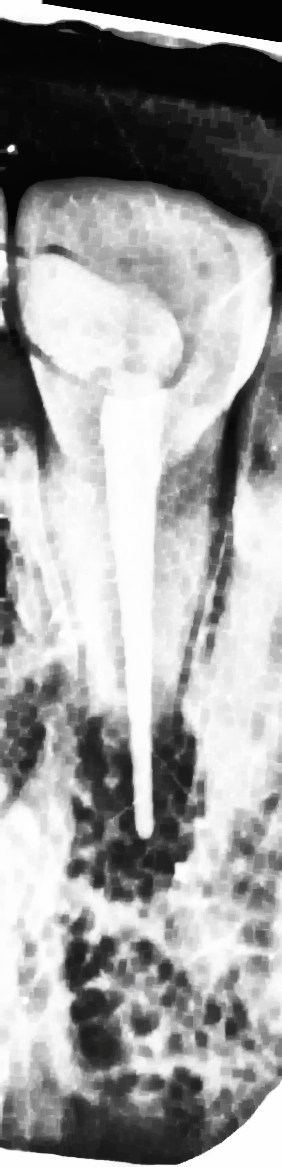
#> input picture data/abscess/raw/BlackRemove/L11_clahe_sigmoid.png, 282 x 1167 px; its folder holds only this picture in this run
$ python tooth_orientation.py
#> lines starting #> are read from the running program, lines starting #| are printed output that depends on the picture; after the words box and inside, x2 and y2 are one past the last pixel; in counts of white or black regions, pixels touching at a corner belong together
import os
import cv2
import numpy as np
import math

def get_tooth_midpoints_and_axis(image, middle_region_ratio=0.5):
    """
    Find the row-wise midpoints of a tooth in a BlackRemove image (alpha channel or non-black pixels)
    and fit a robust straight line to estimate its longitudinal axis.

    Parameters:
    - image: BGR or BGRA numpy array
    - middle_region_ratio: What fraction of the middle height to use for line fitting (default 0.5 means middle 50%)

    Returns:
    - midpoints: list of (x, y) tuples
    - line_params: (vx, vy, x0, y0) from cv2.fitLine
    - angle_degrees: Angle of the axis from vertical
    """
    # Check if image has alpha channel
    if len(image.shape) == 3 and image.shape[2] == 4:
        mask = image[:, :, 3]
    else:
        # Fallback for RGB/BGR images: threshold the non-black regions
        gray = cv2.cvtColor(image, cv2.COLOR_BGR2GRAY)
        _, mask = cv2.threshold(gray, 10, 255, cv2.THRESH_BINARY)

    h, w = mask.shape
    midpoints = []

    # 1. Calculate row-wise midpoints (root boundary pairs)
    for y in range(h):
        row = mask[y, :]
        non_zero_indices = np.where(row > 0)[0]
        if len(non_zero_indices) > 0:
            left_bound = non_zero_indices[0]
            right_bound = non_zero_indices[-1]
            midpoint = (left_bound + right_bound) / 2.0
            midpoints.append((int(midpoint), y))

    if not midpoints:
        return None, None, None

    pts = np.array(midpoints, dtype=np.int32)

    # 2. Filter points to only include the middle region (middle-root region)
    # This ignores the crown (top) and apex (bottom) which can skew the axis
    if middle_region_ratio < 1.0:
        y_min = int(h * (1 - middle_region_ratio) / 2)
        y_max = int(h * (1 + middle_region_ratio) / 2)
        middle_pts = [p for p in pts if y_min <= p[1] <= y_max]
        if len(middle_pts) > 10: # Ensure we have enough points
            pts_for_fitting = np.array(middle_pts, dtype=np.int32)
        else:
            pts_for_fitting = pts
    else:
        pts_for_fitting = pts

    # 3. Fit a robust straight line (using Huber loss)
    # cv2.DIST_HUBER is robust to outliers, behaving like L2 near zero and L1 far away.
    line = cv2.fitLine(pts_for_fitting, cv2.DIST_HUBER, 0, 0.01, 0.01)
    vx, vy, x0, y0 = line[0][0], line[1][0], line[2][0], line[3][0]

    # Calculate angle in degrees from vertical (0 is straight up/down)
    angle_rad = math.atan2(vx, vy)
    angle_deg = math.degrees(angle_rad)

    # Normalize angle to be between -90 and 90 (relative to vertical)
    if angle_deg > 90:
        angle_deg -= 180
    elif angle_deg < -90:
        angle_deg += 180

    return midpoints, (vx, vy, x0, y0), angle_deg

def draw_axis(image, midpoints, line_params):
    """Draw the midpoints and the fitted longitudinal axis on the image."""
    out_img = image.copy()
    if len(out_img.shape) == 3 and out_img.shape[2] == 4:
        out_img = cv2.cvtColor(out_img, cv2.COLOR_BGRA2BGR)

    h, w = out_img.shape[:2]

    # Draw midpoints
    for x, y in midpoints:
        cv2.circle(out_img, (x, y), 1, (0, 0, 255), -1)

    # Draw line
    if line_params is not None:
        vx, vy, x0, y0 = line_params
        # Avoid division by zero
        if abs(vy) > 1e-6:
            y1 = 0
            x1 = int(x0 + vx*(y1 - y0)/vy)
            y2 = h - 1
            x2 = int(x0 + vx*(y2 - y0)/vy)
        else:
            x1 = int(x0)
            y1 = 0
            x2 = int(x0)
            y2 = h - 1

        cv2.line(out_img, (x1, y1), (x2, y2), (0, 255, 0), 2)

    return out_img

def main():
    # Setup paths relative to the script location
    script_dir = os.path.dirname(os.path.abspath(__file__))
    project_root = os.path.abspath(os.path.join(script_dir, "..", "..", ".."))

    in_dir = os.path.join(project_root, "data", "abscess", "raw", "BlackRemove")
    out_dir = os.path.join(project_root, "data", "abscess", "raw", "ToothAxis")

    if not os.path.exists(out_dir):
        os.makedirs(out_dir)

    if not os.path.exists(in_dir):
        print(f"Input directory does not exist: {in_dir}")
        return

    print("=" * 60)
    print("ESTIMATING TOOTH AXIS FROM BlackRemove IMAGES")
    print("=" * 60)

    success = 0
    for filename in os.listdir(in_dir):
        if filename.lower().endswith(('.png', '.jpg', '.jpeg')):
            img_path = os.path.join(in_dir, filename)

            # Read image with alpha channel
            img = cv2.imread(img_path, cv2.IMREAD_UNCHANGED)
#> img is the input picture: shape (1167, 282, 4); mean B, G, R, A 154.7, 154.7, 154.7, 212.5
            if img is None:
                print(f"Could not read {filename}")
                continue

            midpoints, line_params, angle = get_tooth_midpoints_and_axis(img, middle_region_ratio=0.6)
#> in get_tooth_midpoints_and_axis, `mask = image[:, :, 3]`:
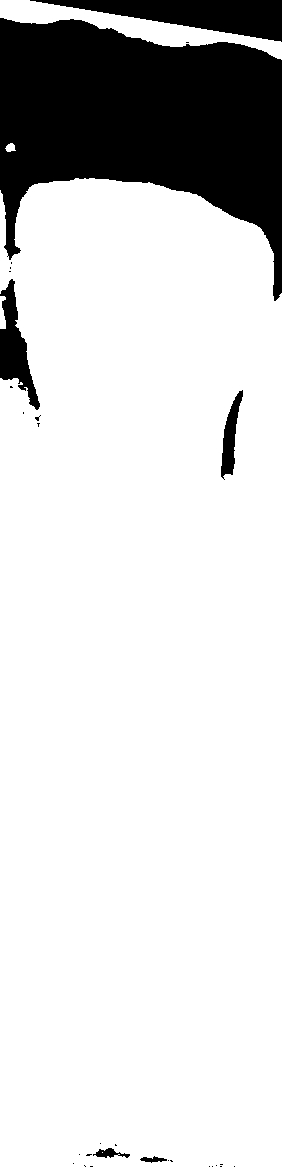
#> mask: shape (1167, 282); 83.3% white; 29 black regions (23 under 20 px), largest, box (x1, y1, x2, y2) and area: (0, 18, 282, 301) 46144, (30, 0, 282, 42) 5329, (0, 279, 40, 410) 2194, (221, 390, 243, 480) 883, (93, 1148, 130, 1158) 182, (140, 1156, 167, 1163) 101
#> the loop in get_tooth_midpoints_and_axis, `for y in range(h):` made 1167 passes
#> (non_zero_indices, left_bound, right_bound, midpoint) on passes 56 to 60: ([271, 272, 273, 274, 275, 276, 277, 278, 279, 280, 281], 271, 281, 276), ([273, 274, 275, 276, 277, 278, 279, 280, 281], 273, 281, 277), ([275, 276, 277, 278, 279, 280, 281], 275, 281, 278), ([277, 278, 279, 280, 281], 277, 281, 279), ([281], 281, 281, 281)
#> after the loop in get_tooth_midpoints_and_axis, `for y in range(h):`: midpoints = 1058 pairs, first value 8 to 281, second value 0 to 1166
#> in get_tooth_midpoints_and_axis, `pts = np.array(midpoints, dtype=np.int32)`: pts has the same summary as midpoints
#> in get_tooth_midpoints_and_axis, `middle_pts = [p for p in pts if y_min <= p[1] <= y_max]`: middle_pts = 701 pairs, first value 131 to 156, second value 233 to 933
#> in get_tooth_midpoints_and_axis, `pts_for_fitting = np.array(middle_pts, dtype=np.int32)`: pts_for_fitting has the same summary as middle_pts
#> in get_tooth_midpoints_and_axis, `line = cv2.fitLine(pts_for_fitting, cv2.DIST_HUBER, 0, 0.01, 0.01)`: line = [-4.37e-08, 1, 140, 639.7]
#> in get_tooth_midpoints_and_axis, `vx, vy, x0, y0 = line[0][0], line[1][0], line[2][0], line[3][0]`: vx = -4.37e-08; vy = 1; x0 = 140; y0 = 639.7
#> in get_tooth_midpoints_and_axis, `angle_rad = math.atan2(vx, vy)`: angle_rad = -4.37e-08
#> in get_tooth_midpoints_and_axis, `angle_deg = math.degrees(angle_rad)`: angle_deg = -2.5e-06
#> line_params = (-4.37e-08, 1, 140, 639.7); angle = -2.5e-06

            if midpoints and line_params:
                out_img = draw_axis(img, midpoints, line_params)
#> the loop in draw_axis, `for x, y in midpoints:` made 1058 passes
#> x on passes 1 to 3: 14, 17, 20
#> after the loop in draw_axis, `for x, y in midpoints:`:
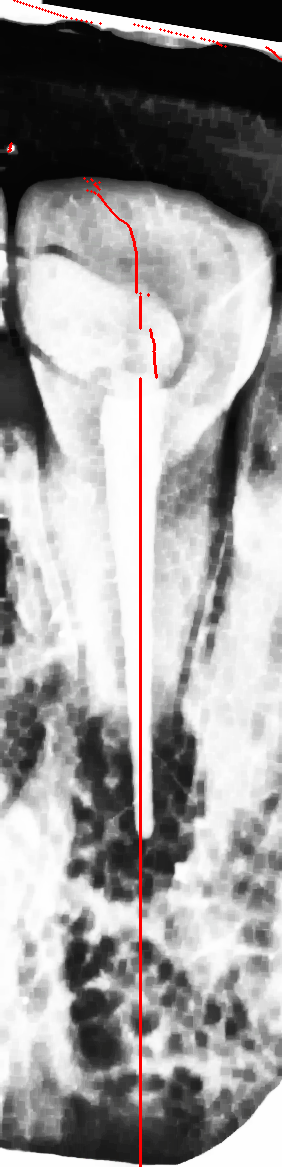
#> out_img: shape (1167, 282, 3); mean B, G, R 152.7, 152.7, 155.2
#> in draw_axis, `vx, vy, x0, y0 = line_params`: vx = -4.37e-08; vy = 1; x0 = 140; y0 = 639.7
#> in draw_axis, `x1 = int(x0 + vx*(y1 - y0)/vy)`: x1 = 140
#> in draw_axis, `x2 = int(x0 + vx*(y2 - y0)/vy)`: x2 = 139

                # Add angle text
                cv2.putText(out_img, f"Axis Angle: {angle:.2f} deg", (10, 30),
                            cv2.FONT_HERSHEY_SIMPLEX, 0.7, (0, 255, 255), 2)
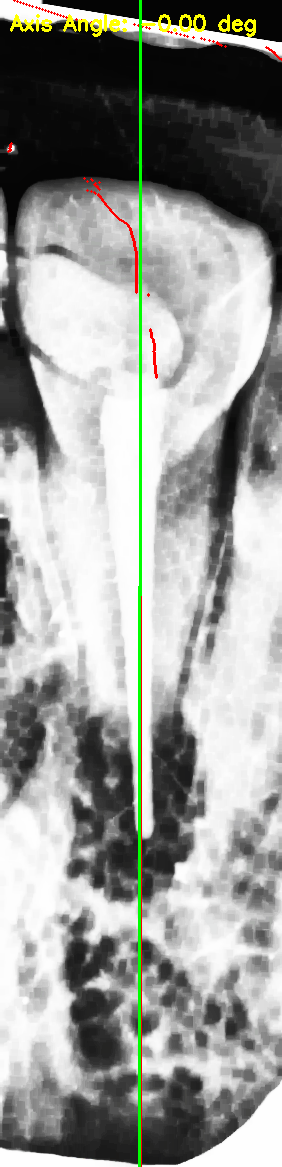
#> out_img: shape (1167, 282, 3); mean B, G, R 151.6, 155.6, 153.9

                out_path = os.path.join(out_dir, f"axis_{filename}")
                cv2.imwrite(out_path, out_img)
                print(f"[OK] Processed {filename} | Angle: {angle:.2f} deg")
#| [OK] Processed L11_clahe_sigmoid.png | Angle: -0.00 deg
                success += 1
            else:
                print(f"[FAIL] Failed to find axis for {filename}")

    print(f"\nCompleted: {success} images processed.")

if __name__ == "__main__":
    main()

$ run again, on data/abscess/raw/BlackRemove/L1_clahe_sigmoid.png
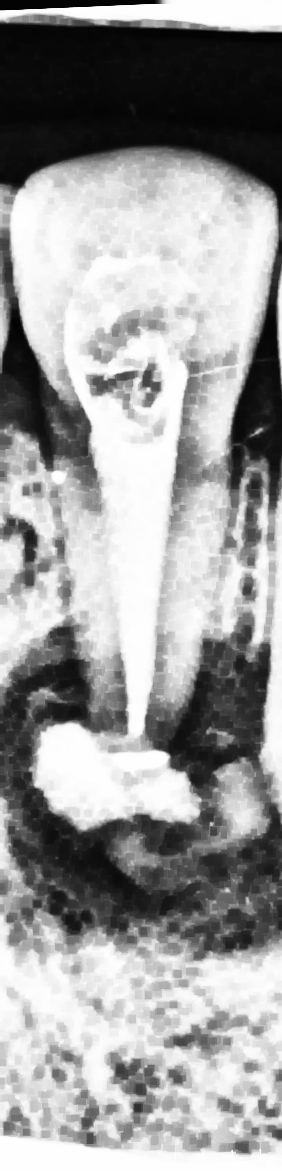
#> input picture data/abscess/raw/BlackRemove/L1_clahe_sigmoid.png, 282 x 1171 px
#> in main, img is the input picture: shape (1171, 282, 4); mean B, G, R, A 155.6, 155.6, 155.6, 219.3
#> in get_tooth_midpoints_and_axis, `mask = image[:, :, 3]`:
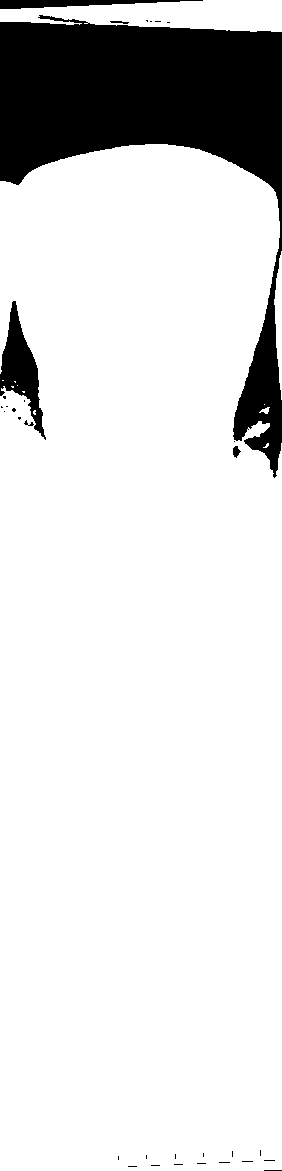
#> mask: shape (1171, 282); 86% white; 32 black regions (26 under 20 px), largest, box (x1, y1, x2, y2) and area: (0, 15, 282, 478) 42433, (0, 301, 46, 440) 2503, (0, 0, 203, 9) 1008, (233, 446, 241, 458) 60, (110, 21, 129, 24) 35, (24, 420, 34, 426) 25
#> the loop in get_tooth_midpoints_and_axis, `for y in range(h):` made 1171 passes
#> (left_bound, right_bound, midpoint) on passes 1 to 8: (203, 281, 242), (180, 281, 230.5), (157, 281, 219), (135, 281, 208), (112, 281, 196.5), (89, 281, 185), (67, 281, 174), (44, 281, 162.5)
#> after the loop in get_tooth_midpoints_and_axis, `for y in range(h):`: midpoints = 1059 pairs, first value 116 to 265, second value 0 to 1170
#> pts has the same summary as midpoints
#> middle_pts = 703 pairs, first value 116 to 160, second value 234 to 936
#> pts_for_fitting has the same summary as middle_pts
#> line = [-4.37e-08, 1, 140, 596.3]
#> in get_tooth_midpoints_and_axis, `vx, vy, x0, y0 = line[0][0], line[1][0], line[2][0], line[3][0]`: vx = -4.37e-08; vy = 1; x0 = 140; y0 = 596.3
#> angle_rad = -4.37e-08
#> angle_deg = -2.5e-06
#> in main, `midpoints, line_params, angle = get_tooth_midpoints_and_axis(img, midd..`: line_params = (-4.37e-08, 1, 140, 596.3); angle = -2.5e-06
#> the loop in draw_axis, `for x, y in midpoints:` made 1059 passes
#> (x, y) on passes 1 to 3: (242, 0), (230, 1), (219, 2)
#> in draw_axis, `vx, vy, x0, y0 = line_params`: vx = -4.37e-08; vy = 1; x0 = 140; y0 = 596.3
#> x1 = 140
#> x2 = 139
#> in main, `cv2.putText(out_img, f"Axis Angle: {angle:.2f} deg", (10, 30), cv2.FON..`:
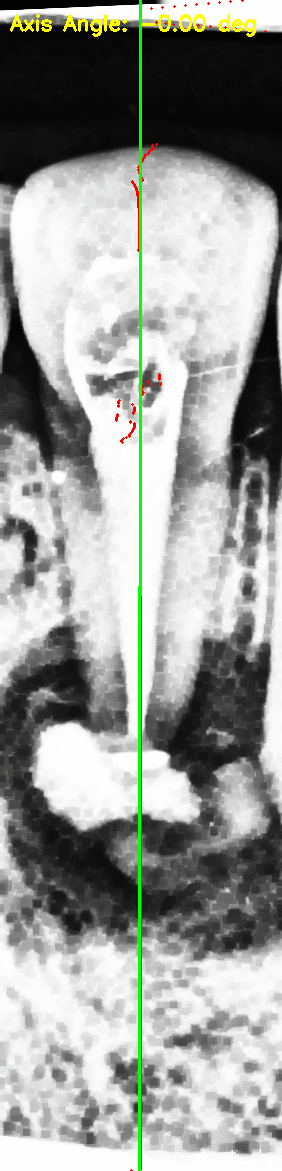
#> out_img: shape (1171, 282, 3); mean B, G, R 152.4, 156.4, 154.4
#| [OK] Processed L1_clahe_sigmoid.png | Angle: -0.00 deg

$ run again, on data/abscess/raw/BlackRemove/L22_clahe_sigmoid.png
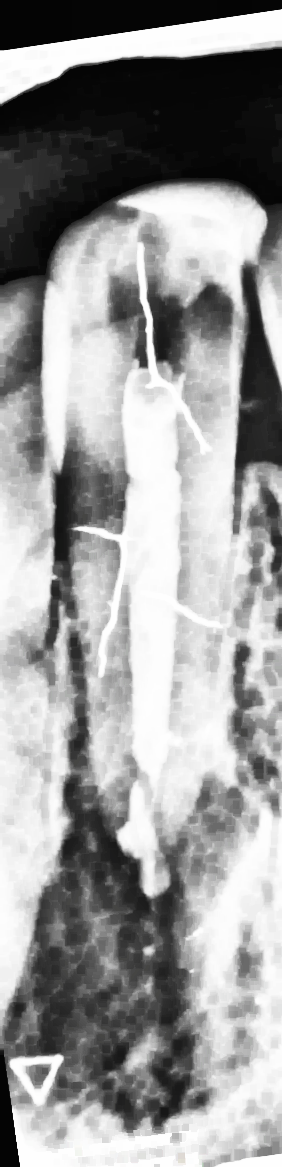
#> input picture data/abscess/raw/BlackRemove/L22_clahe_sigmoid.png, 282 x 1167 px
#> in main, img is the input picture: shape (1167, 282, 4); mean B, G, R, A 152.3, 152.3, 152.3, 211.7
#> in get_tooth_midpoints_and_axis, `mask = image[:, :, 3]`:
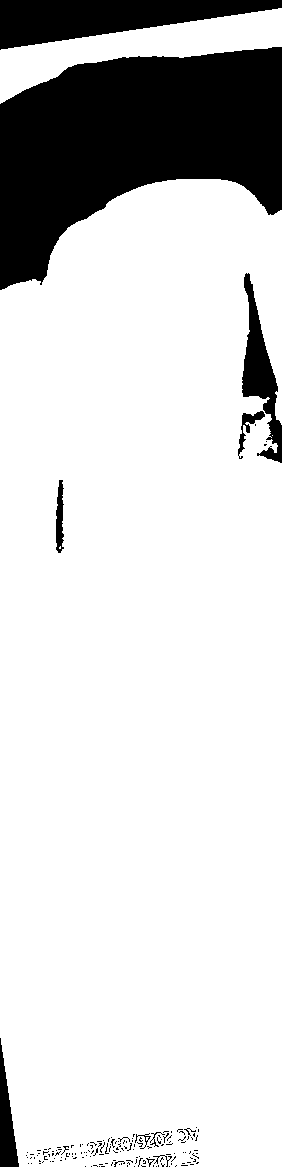
#> mask: shape (1167, 282); 83% white; 165 black regions (154 under 20 px), largest, box (x1, y1, x2, y2) and area: (0, 47, 282, 290) 41969, (0, 0, 282, 50) 8121, (242, 273, 282, 463) 2910
#> the loop in get_tooth_midpoints_and_axis, `for y in range(h):` made 1167 passes
#> (non_zero_indices, left_bound, right_bound, midpoint) on passes 9 to 10: ([278, 279, 280, 281], 278, 281, 279.5), ([272, 273, 274, 275, 276, 277, 278, 279, 280, 281], 272, 281, 276.5)
#> after the loop in get_tooth_midpoints_and_axis, `for y in range(h):`: midpoints = 1084 pairs, first value 0 to 279, second value 8 to 1166
#> pts has the same summary as midpoints
#> middle_pts = 701 pairs, first value 128 to 172, second value 233 to 933
#> pts_for_fitting has the same summary as middle_pts
#> line = [-4.37e-08, 1, 140, 639.7]
#> in get_tooth_midpoints_and_axis, `vx, vy, x0, y0 = line[0][0], line[1][0], line[2][0], line[3][0]`: vx = -4.37e-08; vy = 1; x0 = 140; y0 = 639.7
#> angle_rad = -4.37e-08
#> angle_deg = -2.5e-06
#> in main, `midpoints, line_params, angle = get_tooth_midpoints_and_axis(img, midd..`: line_params = (-4.37e-08, 1, 140, 639.7); angle = -2.5e-06
#> the loop in draw_axis, `for x, y in midpoints:` made 1084 passes
#> x on passes 1 to 3: 279, 276, 273
#> in draw_axis, `vx, vy, x0, y0 = line_params`: vx = -4.37e-08; vy = 1; x0 = 140; y0 = 639.7
#> x1 = 140
#> x2 = 139
#> in main, `cv2.putText(out_img, f"Axis Angle: {angle:.2f} deg", (10, 30), cv2.FON..`:
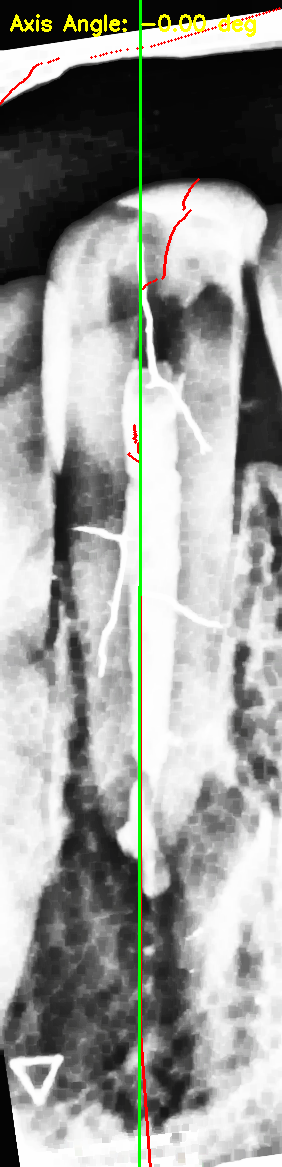
#> out_img: shape (1167, 282, 3); mean B, G, R 149.1, 153.1, 151.6
#| [OK] Processed L22_clahe_sigmoid.png | Angle: -0.00 deg

$ run again, on data/abscess/raw/BlackRemove/L3_clahe_sigmoid.png
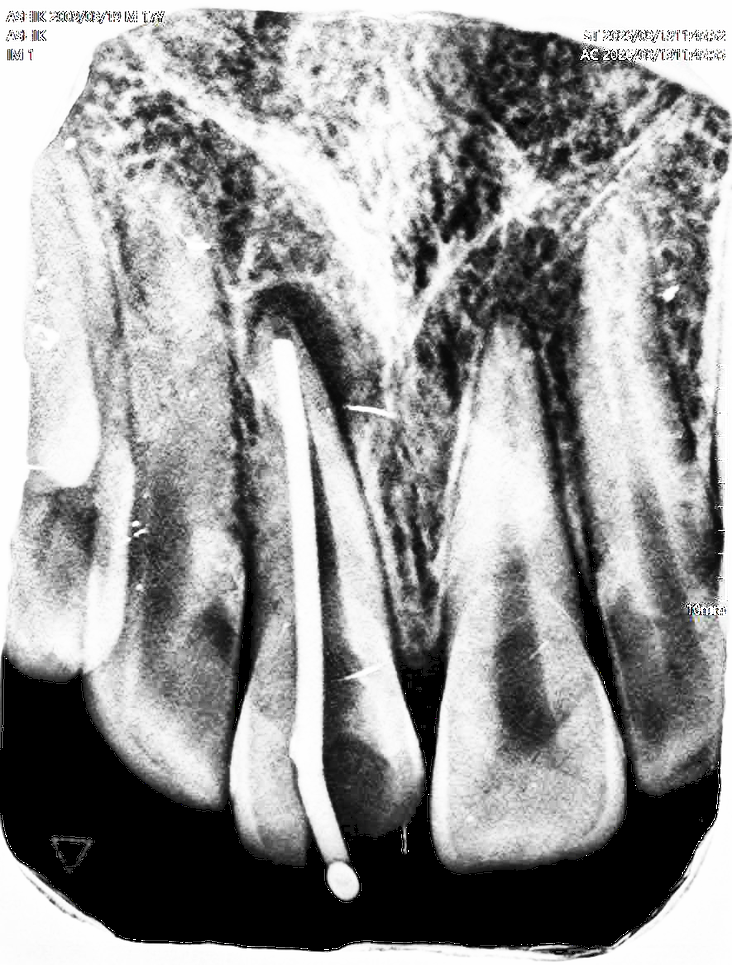
#> input picture data/abscess/raw/BlackRemove/L3_clahe_sigmoid.png, 732 x 965 px, shrunk from 885 x 1167 before the run
#> in main, img is the input picture: shape (965, 732, 4); mean B, G, R, A 151.5, 151.5, 151.4, 220.6
#> after the loop in get_tooth_midpoints_and_axis, `for y in range(h):`: midpoints = 965 pairs, first value 365 to 481, second value 0 to 964
#> pts has the same summary as midpoints
#> middle_pts = 580 pairs, first value 365 to 430, second value 193 to 772
#> pts_for_fitting has the same summary as middle_pts
#> line = [-4.37e-08, -1, 365, 513.7]
#> in get_tooth_midpoints_and_axis, `vx, vy, x0, y0 = line[0][0], line[1][0], line[2][0], line[3][0]`: vx = -4.37e-08; vy = -1; x0 = 365; y0 = 513.7
#> angle_rad = -3.14
#> in get_tooth_midpoints_and_axis, `angle_deg = math.degrees(angle_rad)`: angle_deg = -180
#> in get_tooth_midpoints_and_axis, `angle_deg += 180`: angle_deg = 2.5e-06
#> in main, `midpoints, line_params, angle = get_tooth_midpoints_and_axis(img, midd..`: line_params = (-4.37e-08, -1, 365, 513.7); angle = 2.5e-06
#> after the loop in draw_axis, `for x, y in midpoints:`:
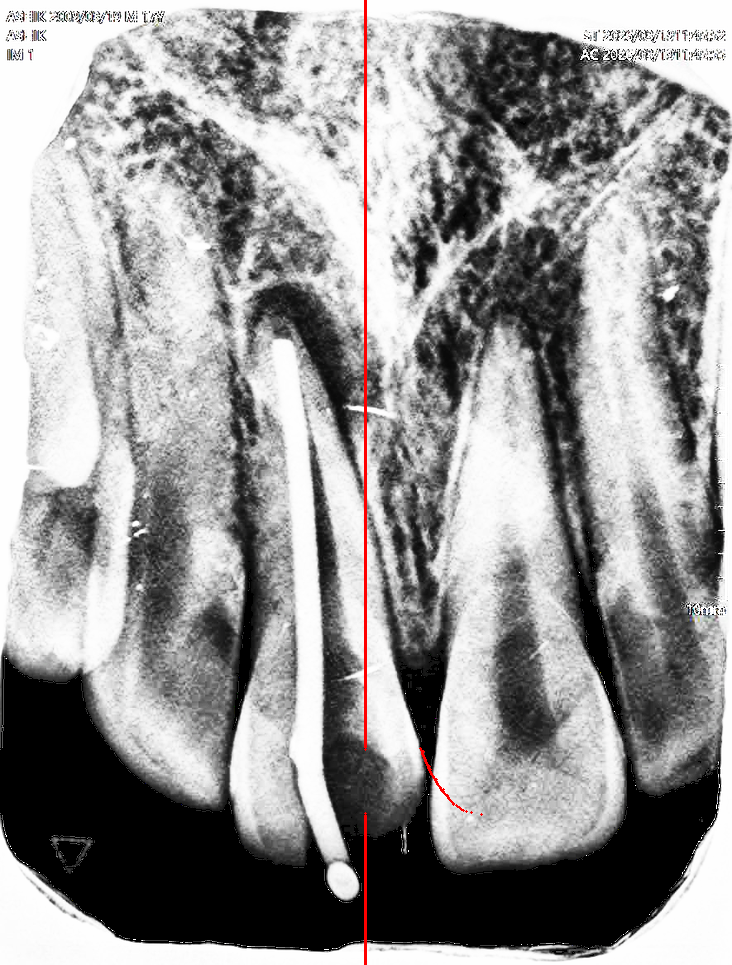
#> out_img: shape (965, 732, 3); mean B, G, R 150.7, 150.7, 151.7
#> in draw_axis, `vx, vy, x0, y0 = line_params`: vx = -4.37e-08; vy = -1; x0 = 365; y0 = 513.7
#> x1 = 364
#> x2 = 365
#> in main, `cv2.putText(out_img, f"Axis Angle: {angle:.2f} deg", (10, 30), cv2.FON..`:
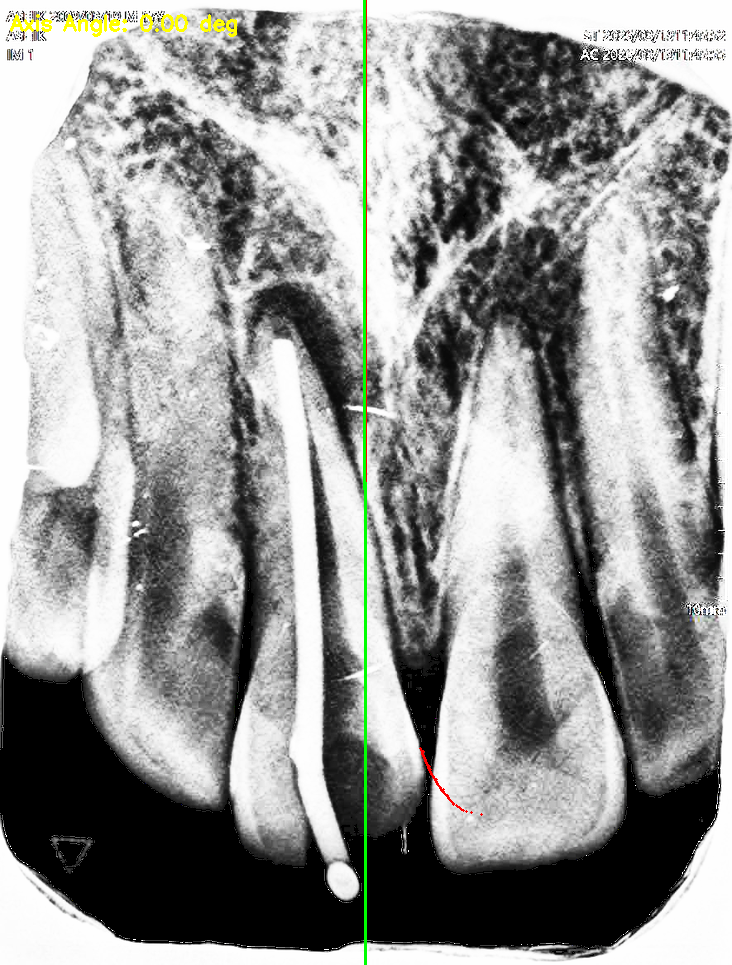
#> out_img: shape (965, 732, 3); mean B, G, R 150.1, 151.7, 150.9
#| [OK] Processed L3_clahe_sigmoid.png | Angle: 0.00 deg
